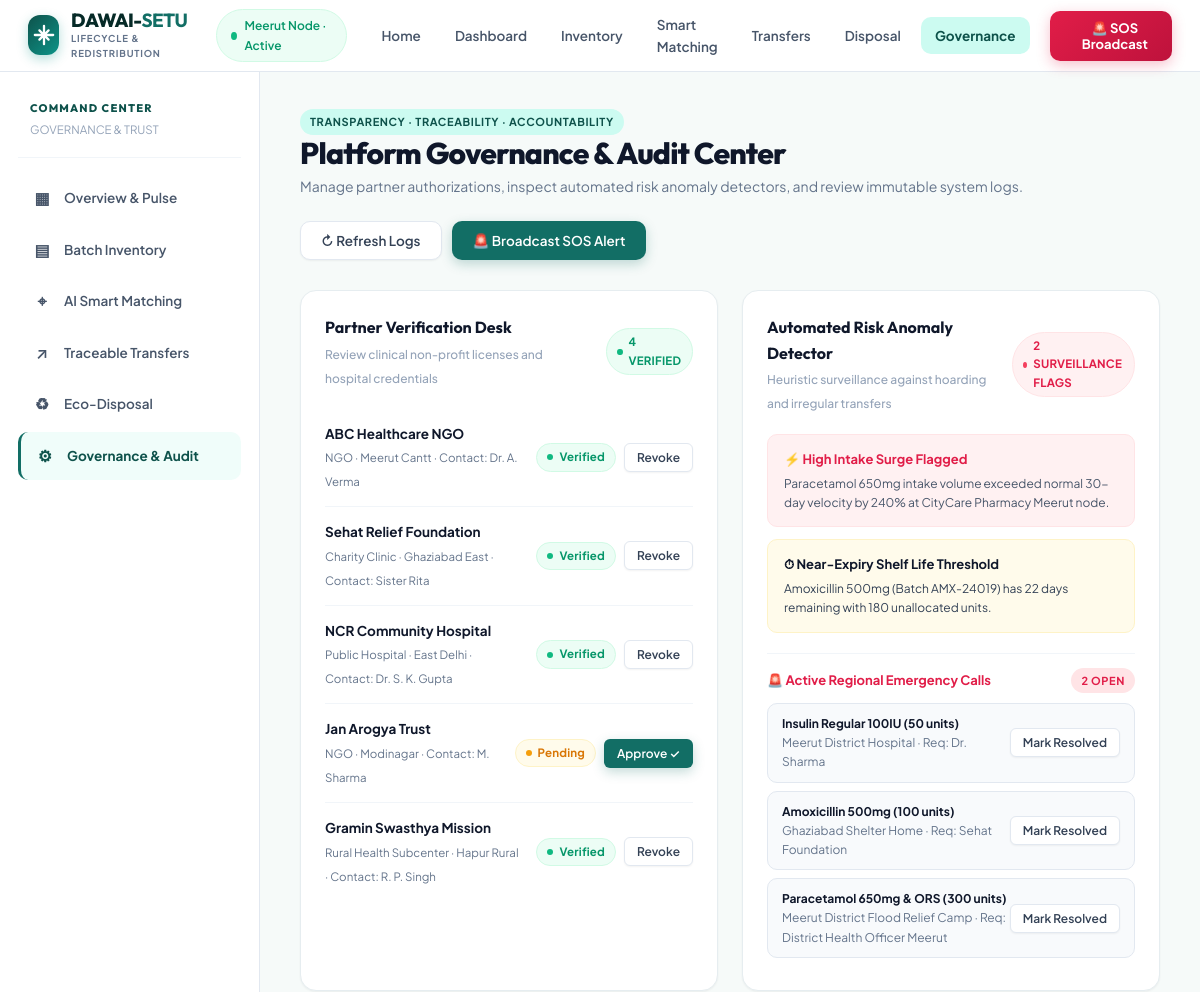
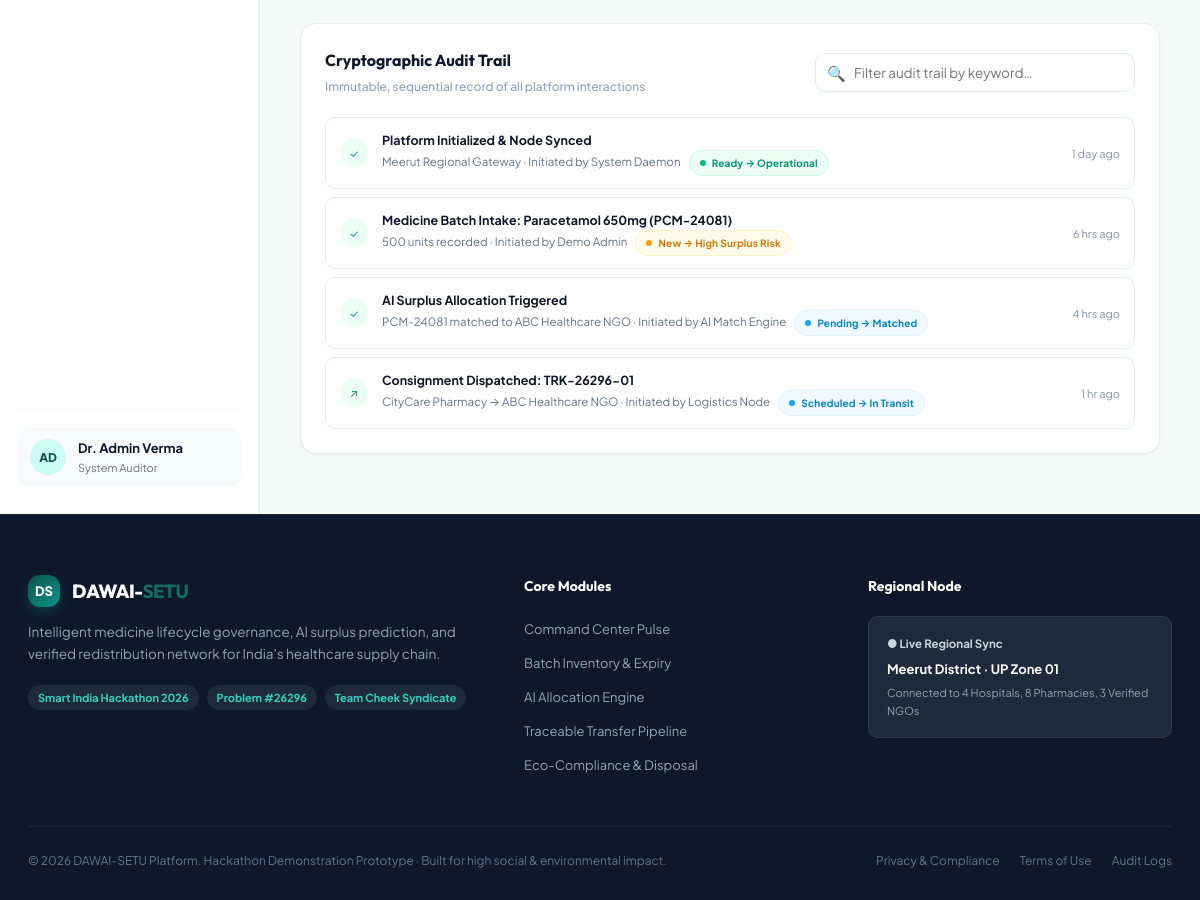
The page /admin.html on the database its author committed (2 pictures, top to bottom).
### tables this page shows
CREATE TABLE organizations (
        id INTEGER PRIMARY KEY AUTOINCREMENT,
        name TEXT NOT NULL,
        type TEXT DEFAULT 'NGO',
        location TEXT NOT NULL,
        distance_km INTEGER DEFAULT 12,
        verified INTEGER DEFAULT 0,
        required_medicine TEXT NOT NULL,
        required_qty INTEGER NOT NULL,
        urgency TEXT DEFAULT 'Medium',
        contact_person TEXT DEFAULT 'Dr. Coordinator',
        phone TEXT DEFAULT '+91 98765 43210'
    );

CREATE TABLE emergency_requests (
        id INTEGER PRIMARY KEY AUTOINCREMENT,
        medicine TEXT NOT NULL,
        quantity INTEGER NOT NULL,
        urgency TEXT DEFAULT 'Critical',
        location TEXT NOT NULL,
        reason TEXT NOT NULL,
        required_by TEXT NOT NULL,
        status TEXT DEFAULT 'Open',
        contact TEXT DEFAULT '+91 98110 00000',
        created TEXT NOT NULL
    );

### app.py (the view)
@app.route("/admin")
@app.route("/admin.html")
def admin():
    conn = db()
    orgs = [dict(row) for row in conn.execute("SELECT * FROM organizations ORDER BY id ASC").fetchall()]
    emergencies = [dict(row) for row in conn.execute("SELECT * FROM emergency_requests ORDER BY id DESC").fetchall()]
    conn.close()
    return render_template("admin.html", orgs=orgs, emergencies=emergencies, active_page="admin")

### app.py (called while the page is built)
def db():
    conn = sqlite3.connect(DB_PATH)
    conn.row_factory = sqlite3.Row
    return conn

### templates/admin.html (shortened to what this page needs)
<!doctype html>
<html lang="en">
<head>
  <link rel="stylesheet" href="../static/style.css">
  <link rel="stylesheet" href="/static/style.css">
  <link rel="stylesheet" href="style.css">
</head>
<body data-page="admin">
  <header class="nav-bar">
    <div class="nav-container">
      <a class="brand" href="index.html">
        <div class="brand-badge">
          <svg width="22" height="22" viewBox="0 0 24 24" fill="none" stroke="currentColor" stroke-width="2.5" stroke-linecap="round" stroke-linejoin="round">
            <path d="M12 2v20M2 12h20M7 7l10 10M17 7L7 17"/>
          </svg>
        </div>
        <div class="brand-text">
          <span class="brand-title">DAWAI-<b>SETU</b></span>
          <span class="brand-tag">LIFECYCLE & REDISTRIBUTION</span>
        </div>
      </a>
      <div class="nav-center">
        <div class="node-pill">
          <span class="beacon"></span>
          <span>Meerut Node · Active</span>
        </div>
      </div>
      <nav class="nav-links" id="mainNav">
        <a href="index.html" class="nav-link">Home</a>
        <a href="dashboard.html" class="nav-link">Dashboard</a>
        <a href="inventory.html" class="nav-link">Inventory</a>
        <a href="matching.html" class="nav-link">Smart Matching</a>
        <a href="transfers.html" class="nav-link">Transfers</a>
        <a href="disposal.html" class="nav-link">Disposal</a>
        <a href="admin.html" class="nav-link active">Governance</a>
      </nav>
      <div class="nav-actions">
        <button class="btn-sos" onclick="openModal('emergencyModal')" title="Broadcast Emergency Medicine Request">
          <span>🚨 SOS Broadcast</span>
        </button>
      </div>
    </div>
  </header>
  <div class="main-wrapper">
    <div class="app-shell">
      <aside class="sidebar">
        <div class="side-header">
          <div class="side-title">COMMAND CENTER</div>
          <span class="side-subtitle">GOVERNANCE & TRUST</span>
        </div>
        <div class="sidebar-nav">
          <a href="dashboard.html" class="side-item">
            <span class="side-icon">▦</span>
            <span>Overview & Pulse</span>
          </a>
          <a href="inventory.html" class="side-item">
            <span class="side-icon">▤</span>
            <span>Batch Inventory</span>
          </a>
          <a href="matching.html" class="side-item">
            <span class="side-icon">⌖</span>
            <span>AI Smart Matching</span>
          </a>
          <a href="transfers.html" class="side-item">
            <span class="side-icon">↗</span>
            <span>Traceable Transfers</span>
          </a>
          <a href="disposal.html" class="side-item">
            <span class="side-icon">♻</span>
            <span>Eco-Disposal</span>
          </a>
          <a href="admin.html" class="side-item active">
            <span class="side-icon">⚙</span>
            <span>Governance & Audit</span>
          </a>
        </div>
        <div class="side-footer">
          <div class="user-profile">
            <div class="user-avatar">AD</div>
            <div class="user-info">
              <b>Dr. Admin Verma</b>
              <small>System Auditor</small>
            </div>
          </div>
        </div>
      </aside>
      <main class="content-area">
        <div class="page-header">
          <div class="page-title-group">
            <div class="badge-tag primary">TRANSPARENCY · TRACEABILITY · ACCOUNTABILITY</div>
            <h1>Platform Governance & Audit Center</h1>
            <p>Manage partner authorizations, inspect automated risk anomaly detectors, and review immutable system logs.</p>
          </div>
          <div class="page-actions">
            <button class="btn btn-secondary" onclick="searchAuditLogs('')">↻ Refresh Logs</button>
            <button class="btn btn-primary" onclick="openModal('emergencyModal')">🚨 Broadcast SOS Alert</button>
          </div>
        </div>
        <div class="admin-columns">
          <section class="panel">
            <div class="panel-header">
              <div>
                <h3>Partner Verification Desk</h3>
                <small>Review clinical non-profit licenses and hospital credentials</small>
              </div>
              <span class="pill ok">4 VERIFIED</span>
            </div>
            <div style="display: flex; flex-direction: column;">
              {% if orgs %}
                {% for o in orgs %}
                <div class="verify-row">
                  <div class="verify-info">
                    <b>{{ o.name }}</b>
                    <small>{{ o.type }} · {{ o.location }} · Contact: {{ o.contact_person }}</small>
                  </div>
                  <div style="display: flex; align-items: center; gap: 8px;">
                    {% if o.verified == 1 %}
                      <span class="pill ok">Verified</span>
                      <button class="btn btn-secondary btn-sm" onclick="toggleOrgVerification('{{ o.id }}', 1)" title="Revoke Verification">
                        Revoke
                      </button>
                    {% else %}
                      <span class="pill warn">Pending</span>
                      <button class="btn btn-primary btn-sm" onclick="toggleOrgVerification('{{ o.id }}', 0)" title="Approve Non-Profit License">
                        Approve ✓
                      </button>
                    {% endif %}
                  </div>
                </div>
                {% endfor %}
              {% endif %}
            </div>
          </section>
          <section class="panel">
            <div class="panel-header">
              <div>
                <h3>Automated Risk Anomaly Detector</h3>
                <small>Heuristic surveillance against hoarding and irregular transfers</small>
              </div>
              <span class="pill high">2 SURVEILLANCE FLAGS</span>
            </div>
            <div class="anomaly-alert">
              <b>⚡ High Intake Surge Flagged</b>
              <p>Paracetamol 650mg intake volume exceeded normal 30-day velocity by 240% at CityCare Pharmacy Meerut node.</p>
            </div>
            <div class="anomaly-alert" style="background: var(--amber-50); border-color: var(--amber-100);">
              <b style="color: var(--amber-700);">⏱ Near-Expiry Shelf Life Threshold</b>
              <p style="color: var(--slate-700);">Amoxicillin 500mg (Batch AMX-24019) has 22 days remaining with 180 unallocated units.</p>
            </div>
            <div style="margin-top: 20px; padding-top: 14px; border-top: 1px solid var(--slate-100);">
              <div style="display: flex; justify-content: space-between; align-items: center; margin-bottom: 10px;">
                <b style="font-size: 13px; color: var(--rose-600);">🚨 Active Regional Emergency Calls</b>
                <span class="badge-tag danger">2 OPEN</span>
              </div>
              {% if emergencies %}
                {% for e in emergencies %}
                {% if e.status == 'Open' %}
                <div style="background: var(--slate-50); border: 1px solid var(--border-subtle); padding: 10px 14px; border-radius: var(--radius-md); margin-bottom: 8px; display: flex; justify-content: space-between; align-items: center; font-size: 12px;">
                  <div>
                    <b style="color: var(--slate-900);">{{ e.medicine }} ({{ e.quantity }} units)</b>
                    <div style="color: var(--slate-500);">{{ e.location }} · Req: {{ e.required_by }}</div>
                  </div>
                  <button class="btn btn-sm btn-secondary" onclick="resolveEmergency('{{ e.id }}')">Mark Resolved</button>
                </div>
                {% endif %}
                {% endfor %}
              {% endif %}
            </div>
          </section>
        </div>
        <section class="panel wide">
          <div class="panel-header">
            <div>
              <h3>Cryptographic Audit Trail</h3>
              <small>Immutable, sequential record of all platform interactions</small>
            </div>
            <div class="search-box" style="max-width: 320px;">
              <span class="search-icon">🔍</span>
              <input id="auditSearchInput" placeholder="Filter audit trail by keyword…">
            </div>
          </div>
          <div class="audit-stream" id="auditLogContainer">
            <div class="audit-entry">
              <div class="audit-icon">✓</div>
              <div class="audit-content">
                <b>Platform Initialized & Node Synced</b>
                <span>Meerut Regional Gateway · Initiated by System Daemon</span>
                <span class="pill ok" style="font-size: 10px; margin-left: 6px;">Ready → Operational</span>
              </div>
              <div class="audit-time">1 day ago</div>
            </div>
            <div class="audit-entry">
              <div class="audit-icon">✓</div>
              <div class="audit-content">
                <b>Medicine Batch Intake: Paracetamol 650mg (PCM-24081)</b>
                <span>500 units recorded · Initiated by Demo Admin</span>
                <span class="pill warn" style="font-size: 10px; margin-left: 6px;">New → High Surplus Risk</span>
              </div>
              <div class="audit-time">6 hrs ago</div>
            </div>
            <div class="audit-entry">
              <div class="audit-icon">✓</div>
              <div class="audit-content">
                <b>AI Surplus Allocation Triggered</b>
                <span>PCM-24081 matched to ABC Healthcare NGO · Initiated by AI Match Engine</span>
                <span class="pill info" style="font-size: 10px; margin-left: 6px;">Pending → Matched</span>
              </div>
              <div class="audit-time">4 hrs ago</div>
            </div>
            <div class="audit-entry">
              <div class="audit-icon">↗</div>
              <div class="audit-content">
                <b>Consignment Dispatched: TRK-26296-01</b>
                <span>CityCare Pharmacy → ABC Healthcare NGO · Initiated by Logistics Node</span>
                <span class="pill info" style="font-size: 10px; margin-left: 6px;">Scheduled → In Transit</span>
              </div>
              <div class="audit-time">1 hr ago</div>
            </div>
          </div>
        </section>
      </main>
    </div>
  </div>
  <footer class="footer-site">
    <div class="footer-content">
      <div class="footer-col brand-col">
        <div class="brand footer-brand">
          <div class="brand-badge small">DS</div>
          <span class="brand-title">DAWAI-<b>SETU</b></span>
        </div>
        <p class="footer-desc">Intelligent medicine lifecycle governance, AI surplus prediction, and verified redistribution network for India's healthcare supply chain.</p>
        <div class="footer-chips">
          <span class="chip">Smart India Hackathon 2026</span>
          <span class="chip">Problem #26296</span>
          <span class="chip">Team Cheek Syndicate</span>
        </div>
      </div>
      <div class="footer-col">
        <h4>Core Modules</h4>
        <ul>
          <li><a href="dashboard.html">Command Center Pulse</a></li>
          <li><a href="inventory.html">Batch Inventory &amp; Expiry</a></li>
          <li><a href="matching.html">AI Allocation Engine</a></li>
          <li><a href="transfers.html">Traceable Transfer Pipeline</a></li>
          <li><a href="disposal.html">Eco-Compliance &amp; Disposal</a></li>
        </ul>
      </div>
      <div class="footer-col">
        <h4>Regional Node</h4>
        <div class="node-card">
          <div class="node-status">● Live Regional Sync</div>
          <p>Meerut District · UP Zone 01</p>
          <small>Connected to 4 Hospitals, 8 Pharmacies, 3 Verified NGOs</small>
        </div>
      </div>
    </div>
    <div class="footer-bottom">
      <p>© 2026 DAWAI-SETU Platform. Hackathon Demonstration Prototype · Built for high social &amp; environmental impact.</p>
      <div class="footer-links">
        <a href="#privacy" onclick="showToast('Data Governance Policy: DPDP Act 2023 Compliant'); return false;">Privacy &amp; Compliance</a>
        <a href="#terms" onclick="showToast('Standard Healthcare Provider Protocol'); return false;">Terms of Use</a>
        <a href="admin.html">Audit Logs</a>
      </div>
    </div>
  </footer>
</body>
</html>

### rows shown on the page
organizations: name "ABC Healthcare NGO", type "NGO", location "Meerut Cantt", contact_person "Dr. A. Verma"
organizations: name "Sehat Relief Foundation", type "Charity Clinic", location "Ghaziabad East", contact_person "Sister Rita"
organizations: name "NCR Community Hospital", type "Public Hospital", location "East Delhi", contact_person "Dr. S. K. Gupta"
organizations: name "Jan Arogya Trust", type "NGO", location "Modinagar", contact_person "M. Sharma"
organizations: name "Gramin Swasthya Mission", type "Rural Health Subcenter", location "Hapur Rural", contact_person "R. P. Singh"
emergency_requests: medicine "Insulin Regular 100IU", quantity "50", location "Meerut District Hospital", required_by "Dr. Sharma"
emergency_requests: medicine "Amoxicillin 500mg", quantity "100", location "Ghaziabad Shelter Home", required_by "Sehat Foundation"
emergency_requests: medicine "Paracetamol 650mg & ORS", quantity "300", location "Meerut District Flood Relief Camp", required_by "District Health Officer Meerut"
